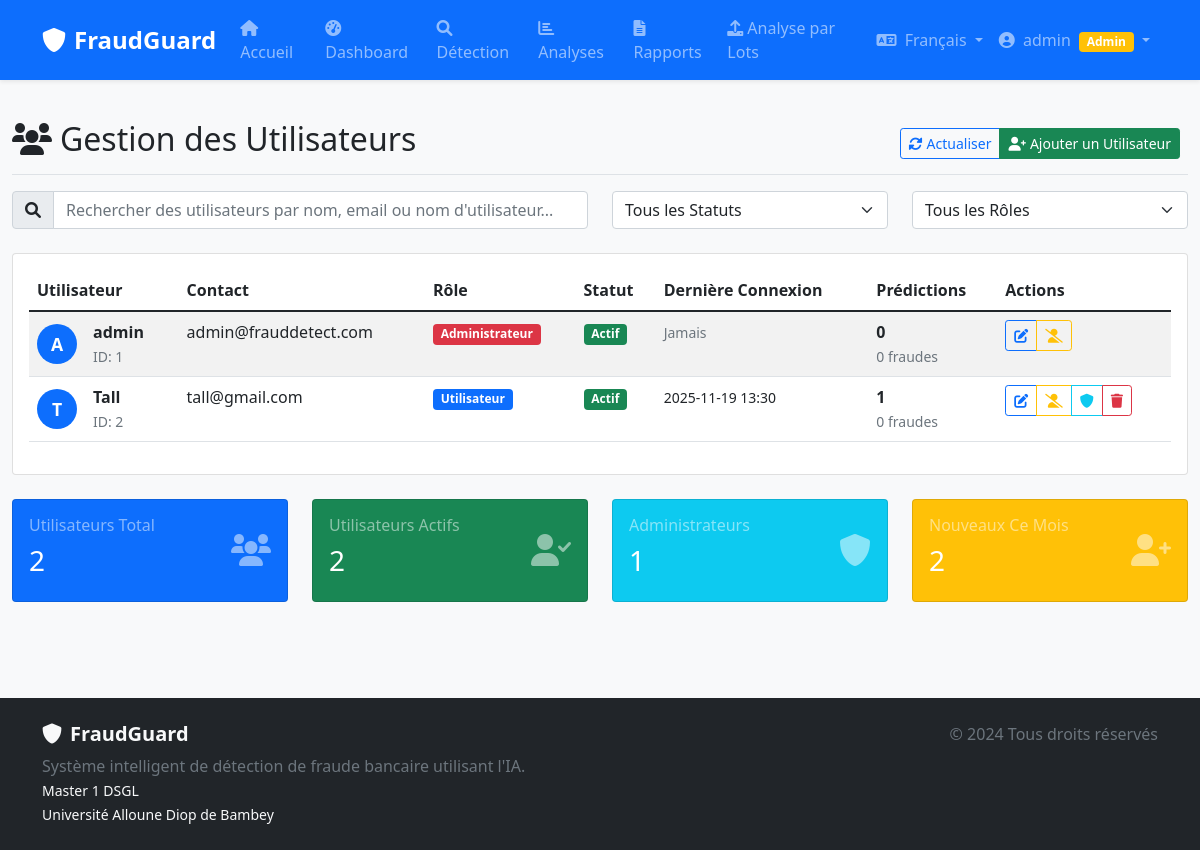
The app's page /admin/users (signed in) with its own data.
### app.py (models this page shows)
class User(UserMixin, db.Model):
    id = db.Column(db.Integer, primary_key=True)
    username = db.Column(db.String(80), unique=True, nullable=False)
    email = db.Column(db.String(120), unique=True, nullable=False)
    password_hash = db.Column(db.String(120), nullable=False)
    phone = db.Column(db.String(20))
    created_at = db.Column(db.DateTime, default=datetime.utcnow)
    is_admin = db.Column(db.Boolean, default=False)
    is_active = db.Column(db.Boolean, default=True)
    language = db.Column(db.String(5), default='fr')
    last_login = db.Column(db.DateTime)
    predictions = db.relationship('PredictionHistory', backref='user', lazy=True)
    alerts = db.relationship('Alert', backref='user', lazy=True)

### app.py (the view)
@app.route('/admin/users')
@login_required
def admin_users():
    if not current_user.is_admin:
        flash(_('access_denied'), 'error')
        return redirect(url_for('dashboard'))
    users = User.query.all()
    return render_template('admin/users.html', users=users)

### app.py (called while the page is built)
@login_manager.user_loader
def load_user(user_id):
    return User.query.get(int(user_id))

def _(text):
    locale = get_locale()
    return TRANSLATIONS.get(locale, {}).get(text, text)

def get_locale():
    try:
        if current_user.is_authenticated and hasattr(current_user, 'language') and current_user.language:
            return current_user.language
    except:
        pass
    if 'language' in session and session['language'] in ['fr', 'en']:
        return session['language']
    return 'fr'  # Français par défaut

@app.context_processor
def utility_processor():
    return dict(_=_, get_locale=get_locale)

### templates/admin/users.html (shortened to what this page needs)
{% extends "base.html" %}
{% block content %}
<div class="container-fluid py-4">
    <div class="d-flex justify-content-between flex-wrap flex-md-nowrap align-items-center pb-2 mb-3 border-bottom">
        <h1 class="h2">
            <i class="fas fa-users me-2"></i>Gestion des Utilisateurs
        </h1>
        <div class="btn-toolbar mb-2 mb-md-0">
            <div class="btn-group me-2">
                <button type="button" class="btn btn-sm btn-outline-primary" onclick="refreshUserList()">
                    <i class="fas fa-sync-alt me-1"></i>Actualiser
                </button>
                <button type="button" class="btn btn-sm btn-success" data-bs-toggle="modal" data-bs-target="#addUserModal">
                    <i class="fas fa-user-plus me-1"></i>Ajouter un Utilisateur
                </button>
            </div>
        </div>
    </div>
    <div class="row mb-4">
        <div class="col-md-6">
            <div class="input-group">
                <span class="input-group-text">
                    <i class="fas fa-search"></i>
                </span>
                <input type="text" class="form-control" id="userSearch"
                       placeholder="Rechercher des utilisateurs par nom, email ou nom d'utilisateur...">
            </div>
        </div>
        <div class="col-md-3">
            <select class="form-select" id="statusFilter">
                <option value="">Tous les Statuts</option>
            </select>
        </div>
        <div class="col-md-3">
            <select class="form-select" id="roleFilter">
                <option value="">Tous les Rôles</option>
            </select>
        </div>
    </div>
    <div class="card">
        <div class="card-body">
            <div class="table-responsive">
                <table class="table table-striped table-hover">
                    <thead>
                        <tr>
                            <th>Utilisateur</th>
                            <th>Contact</th>
                            <th>Rôle</th>
                            <th>Statut</th>
                            <th>Dernière Connexion</th>
                            <th>Prédictions</th>
                            <th>Actions</th>
                        </tr>
                    </thead>
                    <tbody>
                        {% for user in users %}
                        <tr>
                            <td>
                                <div class="d-flex align-items-center">
                                    <div class="user-avatar bg-primary text-white rounded-circle d-flex align-items-center justify-content-center me-3" style="width: 40px; height: 40px;">
                                        {{ user.username[0]|upper }}
                                    </div>
                                    <div>
                                        <div class="fw-bold">{{ user.username }}</div>
                                        <small class="text-muted">ID: {{ user.id }}</small>
                                    </div>
                                </div>
                            </td>
                            <td>
                                <div>{{ user.email }}</div>
                            </td>
                            <td>
                                {% if user.is_admin %}
                                <span class="badge bg-danger">Administrateur</span>
                                {% else %}
                                <span class="badge bg-primary">Utilisateur</span>
                                {% endif %}
                            </td>
                            <td>
                                {% if user.is_active %}
                                <span class="badge bg-success">Actif</span>
                                {% else %}
                                <span class="badge bg-secondary">Inactif</span>
                                {% endif %}
                            </td>
                            <td>
                                {% if user.last_login %}
                                <small>{{ user.last_login.strftime('%Y-%m-%d %H:%M') }}</small>
                                {% else %}
                                <small class="text-muted">Jamais</small>
                                {% endif %}
                            </td>
                            <td>
                                <div class="fw-bold">{{ user.predictions|length }}</div>
                                <small class="text-muted">
                                    {{ user.predictions|selectattr('prediction', 'equalto', 'Fraude')|list|length }} fraudes
                                </small>
                            </td>
                            <td>
                                <div class="btn-group btn-group-sm">
                                    <button type="button" class="btn btn-outline-primary"
                                            onclick="editUser({{ user.id }})"
                                            title="Modifier l'Utilisateur">
                                        <i class="fas fa-edit"></i>
                                    </button>
                                    {% if user.is_active %}
                                    <button type="button" class="btn btn-outline-warning"
                                            onclick="toggleUserStatus({{ user.id }}, false)"
                                            title="Désactiver l'Utilisateur">
                                        <i class="fas fa-user-slash"></i>
                                    </button>
                                    {% else %}
                                    <button type="button" class="btn btn-outline-success"
                                            onclick="toggleUserStatus({{ user.id }}, true)"
                                            title="Activer l'Utilisateur">
                                        <i class="fas fa-user-check"></i>
                                    </button>
                                    {% endif %}
                                    {% if not user.is_admin %}
                                    <button type="button" class="btn btn-outline-info"
                                            onclick="makeAdmin({{ user.id }})"
                                            title="Rendre Administrateur">
                                        <i class="fas fa-shield-alt"></i>
                                    </button>
                                    {% endif %}
                                    {% if user.id != current_user.id %}
                                    <button type="button" class="btn btn-outline-danger"
                                            onclick="deleteUser({{ user.id }})"
                                            title="Supprimer l'Utilisateur">
                                        <i class="fas fa-trash"></i>
                                    </button>
                                    {% endif %}
                                </div>
                            </td>
                        </tr>
                        {% endfor %}
                    </tbody>
                </table>
            </div>
        </div>
    </div>
    <div class="row mt-4">
        <div class="col-xl-3 col-md-6 mb-4">
            <div class="card bg-primary text-white">
                <div class="card-body">
                    <div class="d-flex justify-content-between">
                        <div>
                            <h6 class="text-white-50">Utilisateurs Total</h6>
                            <h3 class="text-white">{{ users|length }}</h3>
                        </div>
                        <div class="align-self-center">
                            <i class="fas fa-users fa-2x text-white-50"></i>
                        </div>
                    </div>
                </div>
            </div>
        </div>
        <div class="col-xl-3 col-md-6 mb-4">
            <div class="card bg-success text-white">
                <div class="card-body">
                    <div class="d-flex justify-content-between">
                        <div>
                            <h6 class="text-white-50">Utilisateurs Actifs</h6>
                            <h3 class="text-white">{{ users|selectattr('is_active')|list|length }}</h3>
                        </div>
                        <div class="align-self-center">
                            <i class="fas fa-user-check fa-2x text-white-50"></i>
                        </div>
                    </div>
                </div>
            </div>
        </div>
        <div class="col-xl-3 col-md-6 mb-4">
            <div class="card bg-info text-white">
                <div class="card-body">
                    <div class="d-flex justify-content-between">
                        <div>
                            <h6 class="text-white-50">Administrateurs</h6>
                            <h3 class="text-white">{{ users|selectattr('is_admin')|list|length }}</h3>
                        </div>
                        <div class="align-self-center">
                            <i class="fas fa-shield-alt fa-2x text-white-50"></i>
                        </div>
                    </div>
                </div>
            </div>
        </div>
        <div class="col-xl-3 col-md-6 mb-4">
            <div class="card bg-warning text-white">
                <div class="card-body">
                    <div class="d-flex justify-content-between">
                        <div>
                            <h6 class="text-white-50">Nouveaux Ce Mois</h6>
                            <h3 class="text-white">{{ users|length }}</h3>
                        </div>
                        <div class="align-self-center">
                            <i class="fas fa-user-plus fa-2x text-white-50"></i>
                        </div>
                    </div>
                </div>
            </div>
        </div>
    </div>
</div>
{% endblock %}

### templates/base.html (shortened to what this page needs)
<!DOCTYPE html>
<html lang="{{ get_locale() }}">
<head>
    <link href="https://cdn.jsdelivr.net/npm/bootstrap@5.1.3/dist/css/bootstrap.min.css" rel="stylesheet">
    <link rel="stylesheet" href="https://cdnjs.cloudflare.com/ajax/libs/font-awesome/6.0.0/css/all.min.css">
    <link rel="stylesheet" href="{{ url_for('static', filename='css/style.css') }}">
</head>
<body class="d-flex flex-column min-vh-100">
    {% include 'navbar.html' %}
    <main class="flex-grow-1">
        {% block content %}{% endblock %}
    </main>
    <footer class="bg-dark text-light py-4 mt-5">
        <div class="container">
            <div class="row">
                <div class="col-md-6">
                    <h5 class="fw-bold">
                        <i class="fas fa-shield-alt me-2"></i>FraudGuard
                    </h5>
                    <p class="text-muted mb-0">
                        {{ _('fraudguard_system') }}
                    </p>
                    <small>{{ _('master_dsgl') }}<br>{{ _('university_bambey') }}</small>
                </div>
                <div class="col-md-6 text-md-end">
                    <p class="text-muted mb-0">
                        &copy; 2024 {{ _('all_rights_reserved') }}
                    </p>
                </div>
            </div>
        </div>
    </footer>
</body>
</html>

### templates/navbar.html (shortened to what this page needs)
<nav class="navbar navbar-expand-lg navbar-dark bg-primary shadow-sm">
    <div class="container">
        <a class="navbar-brand fw-bold" href="{{ url_for('index') }}">
            <i class="fas fa-shield-alt me-2"></i>FraudGuard
        </a>
        <div class="collapse navbar-collapse" id="navbarNav">
            <ul class="navbar-nav me-auto">
                <li class="nav-item">
                    <a class="nav-link" href="{{ url_for('index') }}">
                        <i class="fas fa-home me-1"></i>{{ _('home') }}
                    </a>
                </li>
                {% if current_user.is_authenticated %}
                <li class="nav-item">
                    <a class="nav-link" href="{{ url_for('dashboard') }}">
                        <i class="fas fa-tachometer-alt me-1"></i>{{ _('dashboard') }}
                    </a>
                </li>
                <li class="nav-item">
                    <a class="nav-link" href="{{ url_for('prediction') }}">
                        <i class="fas fa-search me-1"></i>{{ _('detection') }}
                    </a>
                </li>
                <li class="nav-item">
                    <a class="nav-link" href="{{ url_for('advanced_analysis') }}">
                        <i class="fas fa-chart-bar me-1"></i>{{ _('analysis') }}
                    </a>
                </li>
                <li class="nav-item">
                    <a class="nav-link" href="{{ url_for('reports_dashboard') }}">
                        <i class="fas fa-file-alt me-1"></i>{{ _('reports') }}
                    </a>
                </li>
                <li class="nav-item">
                    <a class="nav-link" href="{{ url_for('batch_prediction') }}">
                        <i class="fas fa-upload me-1"></i>{{ _('batch_analysis') }}
                    </a>
                </li>
                {% endif %}
            </ul>
            <ul class="navbar-nav">
                <li class="nav-item dropdown">
                    <a class="nav-link dropdown-toggle" href="#" id="languageDropdown" role="button" data-bs-toggle="dropdown">
                        <i class="fas fa-language me-1"></i>
                        {% if get_locale() == 'fr' %}Français{% else %}English{% endif %}
                    </a>
                </li>
                {% if current_user.is_authenticated %}
                <li class="nav-item dropdown">
                    <a class="nav-link dropdown-toggle" href="#" id="navbarDropdown" role="button" data-bs-toggle="dropdown">
                        <i class="fas fa-user-circle me-1"></i> {{ current_user.username }}
                        {% if current_user.is_admin %}<span class="badge bg-warning ms-1">Admin</span>{% endif %}
                    </a>
                </li>
                {% endif %}
            </ul>
        </div>
    </div>
</nav>

### static/css/style.css (style rules this page uses)
:root { --primary: #2c3e50; --secondary: #3498db; --success: #27ae60; --danger: #e74c3c; --warning: #f39c12; --info: #17a2b8; --light: #f8f9fa; --dark: #343a40; }
body { font-family: 'Segoe UI', Tahoma, Geneva, Verdana, sans-serif; background-color: #f8f9fa; }
.navbar-brand { font-weight: bold; font-size: 1.5rem; }

### templates/admin/users.html (style rules this page uses)
.user-avatar { width: 40px; height: 40px; border-radius: 50%; display: flex; align-items: center; justify-content: center; font-weight: bold; font-size: 1.1em; }

### records on screen
User: username "admin", username "A", id "1", email "admin@frauddetect.com", is_admin "Administrateur", shows "Actif", shows "Jamais", predictions|length "0", predictions|selectattr "0"
User: username "T", username "Tall", id "2", email "tall@gmail.com", is_admin "Utilisateur", is_active "Actif", last_login "2025-11-19 13:30", predictions|length "1", predictions|selectattr "0"

### other values on screen
{{ users|length }} "2"
{{ users|selectattr('is_active')|list|length }} "2"
{{ users|selectattr('is_admin')|list|length }} "1"
